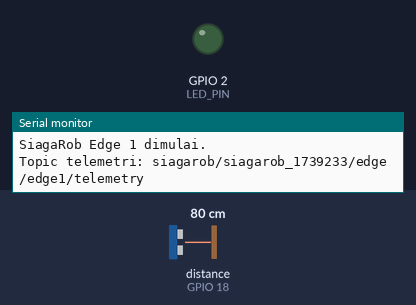
A sketch run on a simulated ESP32. Shown: output pins drawn as LEDs (lit = HIGH), the last lines printed to the serial monitor. Wiring (from diagram.json): ultrasonic range finder: trigger GPIO 5; echo GPIO 18. Dashed ring = blinking. The test bench sets the inputs (shaded band); at power-on: distance to the obstacle (sensor on GPIO 18) 80 cm. The echo pulse lasts 58.3 µs per cm; WiFi joins after 1.5 s; servers stay silent unless stated; no MQTT or app messages arrive unless stated; pins used as bus, display or sensor lines are not drawn.

Above: at 0.1 s.
At 3.8 s:
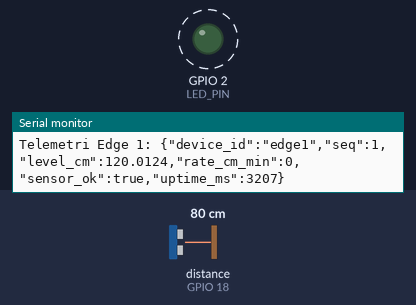
3.9 s: distance to the obstacle (sensor on GPIO 18) set to 2 cm
Timing chart, 0 to 12.6 s (numbered marks = the images above; inputs shaded):
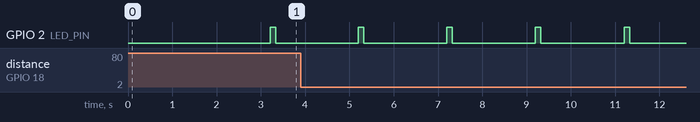

The sketch:

sketch.ino
```cpp
/*
  SiagaRob - Edge 1: Pos Air (Kolam Retensi Tanjung Mas)
  Board   : ESP32 DevKit v4 (Wokwi)
  Sensors : HC-SR04
  Output  : LED status pada GPIO 2

  Kontrak MQTT mengikuti PRD SiagaRob.
  PENTING: samakan PROJECT_ID dengan Edge 2, ai_server.py, dan dashboard/index.html.
*/

#include <WiFi.h>
#include <PubSubClient.h>
#include <ArduinoJson.h>
#include <math.h>

// -------------------- Identitas proyek --------------------
const char* PROJECT_ID = "siagarob_1739233";
const char* WIFI_SSID = "Wokwi-GUEST";
const char* WIFI_PASSWORD = "";
const char* MQTT_HOST = "broker.hivemq.com";
const uint16_t MQTT_PORT = 1883;

// -------------------- Pin Edge 1 --------------------
constexpr uint8_t TRIG_PIN = 5;
constexpr uint8_t ECHO_PIN = 18;
constexpr uint8_t LED_PIN = 2;

// Sensor dipasang 200 cm dari dasar acuan, sesuai PRD.
constexpr float SENSOR_HEIGHT_CM = 200.0f;
constexpr uint8_t MEDIAN_READINGS = 5;
constexpr uint8_t MIN_VALID_READINGS = 3;
constexpr uint32_t ECHO_TIMEOUT_US = 30000UL;
constexpr uint32_t PUBLISH_INTERVAL_MS = 2000UL; // 2 detik nyata = 1 menit simulasi
constexpr uint32_t RECONNECT_INTERVAL_MS = 3000UL;

WiFiClient wifiClient;
PubSubClient mqtt(wifiClient);

String topicPrefix;
String telemetryTopic;
String statusTopic;
String mqttClientId;

uint32_t lastPublishMs = 0;
uint32_t lastWifiAttemptMs = 0;
uint32_t lastMqttAttemptMs = 0;
uint32_t ledTurnOffAtMs = 0;
uint32_t sequenceNumber = 0;

float lastValidLevelCm = 0.0f;
float lastObservedLevelCm = 0.0f;
float lastRateCmMin = 0.0f;
bool hasValidLevel = false;
bool hasObservedLevel = false;
bool statusLedOn = false;

// Menyimpan enam sampel agar laju dihitung dari sampel sekarang
// dikurangi sampel lima interval sebelumnya, lalu dibagi lima.
float levelHistory[6] = {0, 0, 0, 0, 0, 0};
uint8_t levelHistoryCount = 0;

void resetRateHistory() {
  levelHistoryCount = 0;
  lastRateCmMin = 0.0f;
}

void addValidLevelToHistory(float levelCm) {
  if (levelHistoryCount < 6) {
    levelHistory[levelHistoryCount++] = levelCm;
  } else {
    for (uint8_t i = 0; i < 5; i++) {
      levelHistory[i] = levelHistory[i + 1];
    }
    levelHistory[5] = levelCm;
  }

  if (levelHistoryCount >= 6) {
    lastRateCmMin = (levelHistory[5] - levelHistory[0]) / 5.0f;
  } else {
    lastRateCmMin = 0.0f;
  }
}

// Ambil lima pembacaan jarak dan gunakan median dari pembacaan yang valid.
// Pembacaan di luar 2-400 cm atau timeout tidak digunakan.
bool readMedianDistanceCm(float &medianDistanceCm) {
  float validReadings[MEDIAN_READINGS];
  uint8_t validCount = 0;

  for (uint8_t i = 0; i < MEDIAN_READINGS; i++) {
    digitalWrite(TRIG_PIN, LOW);
    delayMicroseconds(2);
    digitalWrite(TRIG_PIN, HIGH);
    delayMicroseconds(10);
    digitalWrite(TRIG_PIN, LOW);

    unsigned long duration = pulseIn(ECHO_PIN, HIGH, ECHO_TIMEOUT_US);
    if (duration > 0) {
      float distanceCm = (duration * 0.0343f) / 2.0f;
      if (distanceCm >= 2.0f && distanceCm <= 400.0f) {
        validReadings[validCount++] = distanceCm;
      }
    }
    delay(25);
  }

  if (validCount < MIN_VALID_READINGS) {
    return false;
  }

  // Insertion sort, cukup untuk maksimal lima nilai.
  for (uint8_t i = 1; i < validCount; i++) {
    float key = validReadings[i];
    int8_t j = static_cast<int8_t>(i) - 1;
    while (j >= 0 && validReadings[j] > key) {
      validReadings[j + 1] = validReadings[j];
      j--;
    }
    validReadings[j + 1] = key;
  }

  if (validCount % 2 == 1) {
    medianDistanceCm = validReadings[validCount / 2];
  } else {
    medianDistanceCm = (validReadings[validCount / 2 - 1] +
                        validReadings[validCount / 2]) / 2.0f;
  }
  return true;
}

void connectMqttIfNeeded() {
  if (WiFi.status() != WL_CONNECTED || mqtt.connected()) {
    return;
  }

  uint32_t now = millis();
  if (now - lastMqttAttemptMs < RECONNECT_INTERVAL_MS) {
    return;
  }
  lastMqttAttemptMs = now;

  Serial.print("Menghubungkan ke MQTT: ");
  Serial.println(MQTT_HOST);

  // Last Will: broker menerbitkan "offline" retained jika koneksi terputus.
  bool connected = mqtt.connect(
    mqttClientId.c_str(),
    statusTopic.c_str(),
    1,
    true,
    "offline"
  );

  if (connected) {
    mqtt.publish(statusTopic.c_str(), "online", true);
    Serial.println("MQTT tersambung; status online dipublikasikan.");
  } else {
    Serial.print("MQTT gagal, state=");
    Serial.println(mqtt.state());
  }
}

void maintainConnections() {
  uint32_t now = millis();

  if (WiFi.status() != WL_CONNECTED) {
    if (now - lastWifiAttemptMs >= RECONNECT_INTERVAL_MS) {
      lastWifiAttemptMs = now;
      Serial.println("Wi-Fi terputus; mencoba menyambungkan ulang...");
      WiFi.disconnect();
      WiFi.begin(WIFI_SSID, WIFI_PASSWORD, 6);
    }
    return;
  }

  connectMqttIfNeeded();
  if (mqtt.connected()) {
    mqtt.loop();
  }
}

void pulseStatusLed() {
  uint32_t now = millis();
  if (statusLedOn && static_cast<int32_t>(now - ledTurnOffAtMs) >= 0) {
    digitalWrite(LED_PIN, LOW);
    statusLedOn = false;
  }
}

void sampleAndPublishTelemetry() {
  float distanceCm = 0.0f;
  bool sensorOk = readMedianDistanceCm(distanceCm);

  if (sensorOk) {
    float candidateLevelCm = SENSOR_HEIGHT_CM - distanceCm;

    // Tolak satu sampel jika melonjak >50 cm dari pengamatan sebelumnya.
    // Nilai level valid terakhir tetap dipakai pada payload sampel ini.
    if (hasObservedLevel && fabsf(candidateLevelCm - lastObservedLevelCm) > 50.0f) {
      sensorOk = false;
      lastObservedLevelCm = candidateLevelCm;
      resetRateHistory();
      Serial.println("Peringatan: lonjakan level >50 cm; sampel ditandai tidak valid.");
    } else {
      lastObservedLevelCm = candidateLevelCm;
      hasObservedLevel = true;
      lastValidLevelCm = candidateLevelCm;
      hasValidLevel = true;
      addValidLevelToHistory(candidateLevelCm);
    }
  }

  float levelToPublish = hasValidLevel ? lastValidLevelCm : 0.0f;
  float rateToPublish = lastRateCmMin;

  StaticJsonDocument<256> doc;
  doc["device_id"] = "edge1";
  doc["seq"] = ++sequenceNumber;
  doc["level_cm"] = levelToPublish;
  doc["rate_cm_min"] = rateToPublish;
  doc["sensor_ok"] = sensorOk;
  doc["uptime_ms"] = millis();

  char payload[256];
  size_t payloadLength = serializeJson(doc, payload, sizeof(payload));

  if (payloadLength == 0 || !mqtt.publish(telemetryTopic.c_str(), payload)) {
    Serial.println("Telemetri gagal dikirim.");
    return;
  }

  Serial.print("Telemetri Edge 1: ");
  Serial.println(payload);

  digitalWrite(LED_PIN, HIGH);
  statusLedOn = true;
  ledTurnOffAtMs = millis() + 120UL;
}

void setup() {
  Serial.begin(115200);

  pinMode(TRIG_PIN, OUTPUT);
  pinMode(ECHO_PIN, INPUT);
  pinMode(LED_PIN, OUTPUT);
  digitalWrite(TRIG_PIN, LOW);
  digitalWrite(LED_PIN, LOW);

  topicPrefix = String("siagarob/") + PROJECT_ID;
  telemetryTopic = topicPrefix + "/edge/edge1/telemetry";
  statusTopic = topicPrefix + "/edge/edge1/status";
  mqttClientId = String("siagarob-edge1-") + PROJECT_ID;

  WiFi.mode(WIFI_STA);
  WiFi.begin(WIFI_SSID, WIFI_PASSWORD, 6);
  lastWifiAttemptMs = millis();

  mqtt.setServer(MQTT_HOST, MQTT_PORT);
  mqtt.setBufferSize(512);
  mqtt.setKeepAlive(30);
  mqtt.setSocketTimeout(5);

  Serial.println("SiagaRob Edge 1 dimulai.");
  Serial.print("Topic telemetri: ");
  Serial.println(telemetryTopic);
}

void loop() {
  maintainConnections();
  pulseStatusLed();

  uint32_t now = millis();
  if (mqtt.connected() && now - lastPublishMs >= PUBLISH_INTERVAL_MS) {
    lastPublishMs = now;
    sampleAndPublishTelemetry();
  }

  delay(5);
}
```

Measured:
- by itself, GPIO 2 (LED_PIN): alternates HIGH for 0.12 s and LOW for 1.9 s
